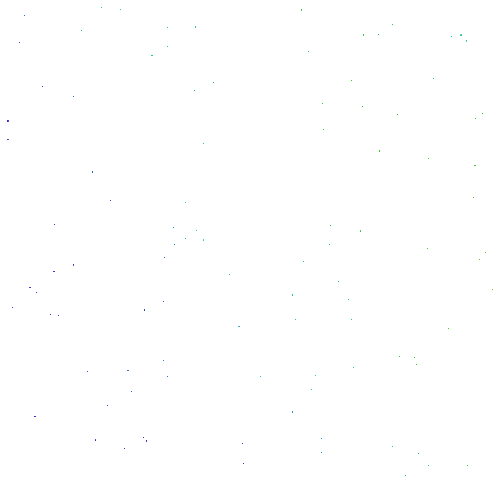
Frame 1 (no input)
Frame 60 (the mouse pressed at the canvas centre just before this capture): blank canvas, image omitted
Frame 120 (the mouse held since frame 60 and released just before this capture): blank canvas, image omitted

The Processing sketch that drew this single still picture (run headless with seeded random() and noise(); from frame 60 on, the mouse is pressed at the canvas centre):

// Processing sketch: processing_132203
// ── processing_132203.pde

Pea[] peas = new Pea[100];
PVector center;
public float noiseScale = 0.002;

void setup() {
  size(500, 500);
  smooth();
  colorMode(HSB, 255);
  center = new PVector(width * 0.5, height * 0.5);
  for (int i = 0; i < peas.length; i++) {
    peas[i] = new Pea(random(width), random(height));
  }
}

void draw() {
  background(255);
  center.set(mouseX, mouseY);
  for (int i = 0; i < peas.length; i++) {
    peas[i].move(center);
    peas[i].setHue();
    peas[i].displayTail(center);
  }
}

class Pea {
  
  PVector loc, vel, acc; // Location, velocity, acceleration
  float velLimit = 8.0; // Maximum velocity
  float accMult = 0.1; // Rate of acceleration
  int numTails = 5; // Number of tails
  float spacing = 20.0; // In degrees
  int hue; // Hue
  
  Pea(float _x, float _y) {
    loc = new PVector(_x, _y);
    vel = new PVector(0, 0);
    acc = new PVector(0, 0);
    setHue();
  }
  
  void move(PVector _c) {
    acc = PVector.sub(_c, loc);
    acc.normalize();
    acc.mult(accMult);
    vel.add(acc);
    vel.limit(velLimit);
    loc.add(vel);
  }
  
  void displayTail(PVector _c) {
    float d = loc.dist(_c);
    PVector tail = PVector.sub(loc, _c);
    tail.normalize();
    tail.mult(0.1);
    
    spacing = map(vel.mag(), 0, velLimit, 180 / numTails, 1);
    strokeWeight(1);
    stroke(hue, 200, 200);
    
    for (int i = 0; i < numTails; i++) {
      float offset = -0.5 * numTails + i;
      offset = radians(offset * spacing);
      pushMatrix();
      translate(loc.x, loc.y);
      rotate(offset);
      line(tail.x, tail.y, 0, 0);
      popMatrix();
    }
  }
  
  void setHue() {
    float noiseVal = noise(loc.x * noiseScale, loc.y * noiseScale);
    hue = int(noiseVal * 255);
  }
  
}
